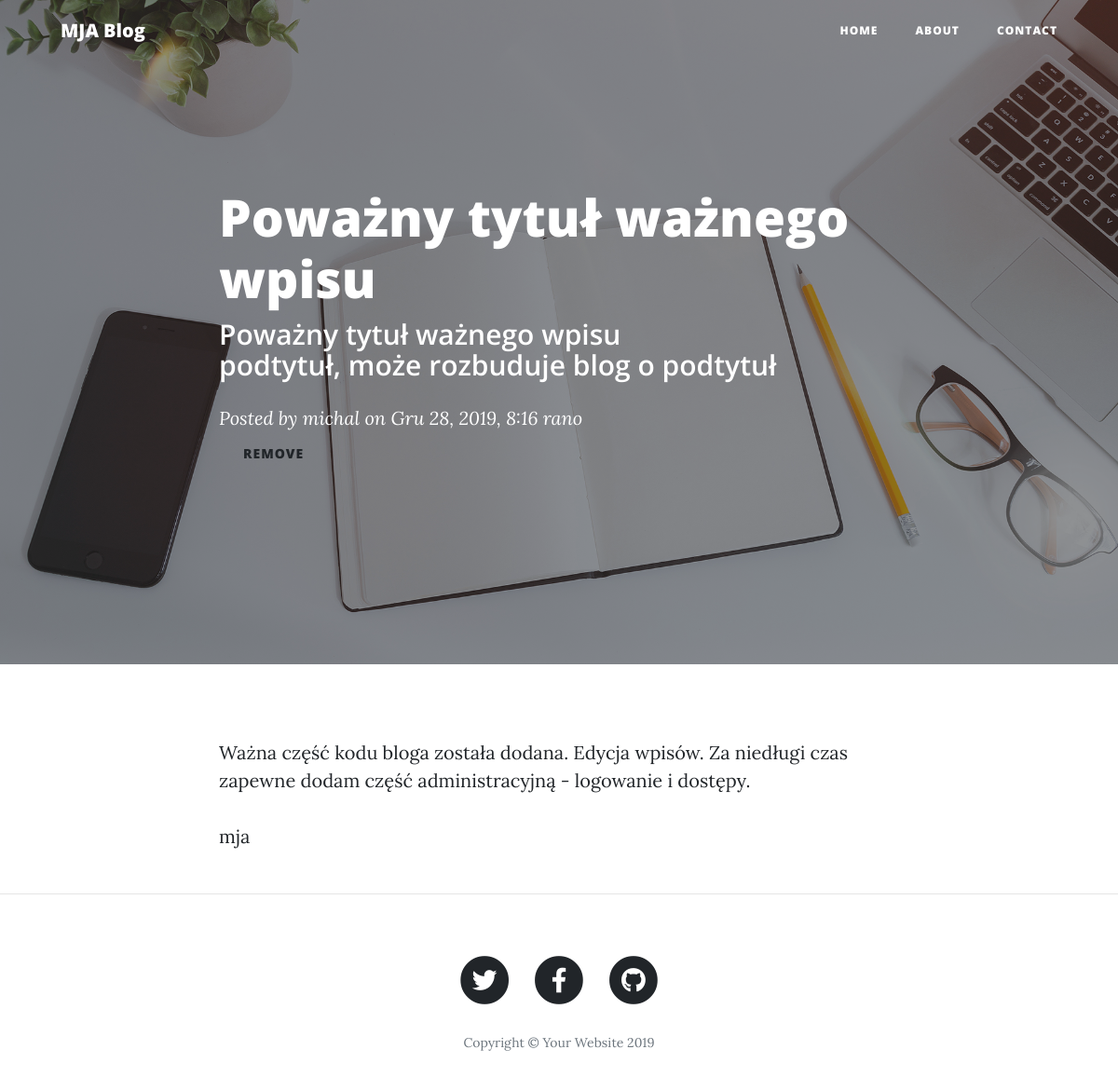
The page /portfolio/blog/post/3/ on the database its author committed.
### blog/models.py (models this page shows, shortened)
class Post(models.Model):
    author = models.ForeignKey('auth.User', on_delete=models.CASCADE)
    title = models.CharField(max_length=200)
    text = models.TextField()
    created_date = models.DateTimeField(
            default=timezone.now)
    published_date = models.DateTimeField(
            blank=True, null=True)

### blog/views.py (the view)
# urls.py: path('post/<int:pk>/', views.post_detail, name='post_detail'),
def post_detail(request, pk):
    post = get_object_or_404(Post, pk=pk)
    return render(request, 'blog/post_detail.html', {'post': post})

### blog/templates/blog/post_detail.html (shortened to what this page needs)
{% load static %}
<!DOCTYPE html>
<html lang="en">
<head>
  <link href="{% static 'vendor/bootstrap/css/bootstrap.min.css' %}" rel="stylesheet">
  <link href="vendor/fontawesome-free/css/all.min.css" rel="stylesheet" type="text/css">
  <link href="{% static 'css/clean-blog.min.css' %}" rel="stylesheet">
</head>
<body>
  <nav class="navbar navbar-expand-lg navbar-light fixed-top" id="mainNav">
    <div class="container">
      <a class="navbar-brand" href="{% url 'index' %}">MJA Blog</a>
      <div class="collapse navbar-collapse" id="navbarResponsive">
        <ul class="navbar-nav ml-auto">
          <li class="nav-item">
            <a class="nav-link" href="#">Home</a>
          </li>
          <li class="nav-item">
            <a class="nav-link" href="{% url 'about' %}">About</a>
          </li>
          <li class="nav-item">
            <a class="nav-link" href="{% url 'contact' %}">Contact</a>
          </li>
        </ul>
      </div>
    </div>
  </nav>
  {% block content %}
  <header class="masthead" style="background-image: url({% static 'img/home-bg.jpg' %})">
    <div class="overlay"></div>
    <div class="container">
      <div class="row">
        <div class="col-lg-8 col-md-10 mx-auto">
          <div class="post-heading">
            <h1>{{ post.title }}</h1>
            <h2 class="subheading">{{ post.title }} <br>podtytuł, może rozbuduje blog o podtytuł</h2>
            {% if post.published_date %}
            <span class="meta">Posted by
              <a href="#">{{ post.author }}</a>
              on {{ post.published_date }}</span>
            {% else %}
            <a class="btn btn-default" href="{% url 'post_publish' pk=post.pk %}">Publish</a>
            {% endif %}
            <a class="btn btn-default" href="{% url 'post_remove' pk=post.pk %}">remove</a>
          </div>
        </div>
      </div>
    </div>
  </header>
  <article>
    <div class="container">
      <div class="row">
        <div class="col-lg-8 col-md-10 mx-auto">
          <p>{{ post.text|linebreaksbr }}</p>
        </div>
      </div>
    </div>
  </article>
  {% endblock %}
  <hr>
  <footer>
    <div class="container">
      <div class="row">
        <div class="col-lg-8 col-md-10 mx-auto">
          <ul class="list-inline text-center">
            <li class="list-inline-item">
              <a href="#">
                <span class="fa-stack fa-lg">
                  <i class="fas fa-circle fa-stack-2x"></i>
                  <i class="fab fa-twitter fa-stack-1x fa-inverse"></i>
                </span>
              </a>
            </li>
            <li class="list-inline-item">
              <a href="#">
                <span class="fa-stack fa-lg">
                  <i class="fas fa-circle fa-stack-2x"></i>
                  <i class="fab fa-facebook-f fa-stack-1x fa-inverse"></i>
                </span>
              </a>
            </li>
            <li class="list-inline-item">
              <a href="#">
                <span class="fa-stack fa-lg">
                  <i class="fas fa-circle fa-stack-2x"></i>
                  <i class="fab fa-github fa-stack-1x fa-inverse"></i>
                </span>
              </a>
            </li>
          </ul>
          <p class="copyright text-muted">Copyright &copy; Your Website 2019</p>
        </div>
      </div>
    </div>
  </footer>
</body>
</html>

### rows shown on the page
Post: title "Poważny tytuł ważnego wpisu", author "michal", published_date "Gru 28, 2019, 8:16 rano", text "Ważna część kodu bloga została dodana. Edycja wpisów. Za niedługi czas zapewne dodam część administracyjną - logowanie i dostępy. mja"
